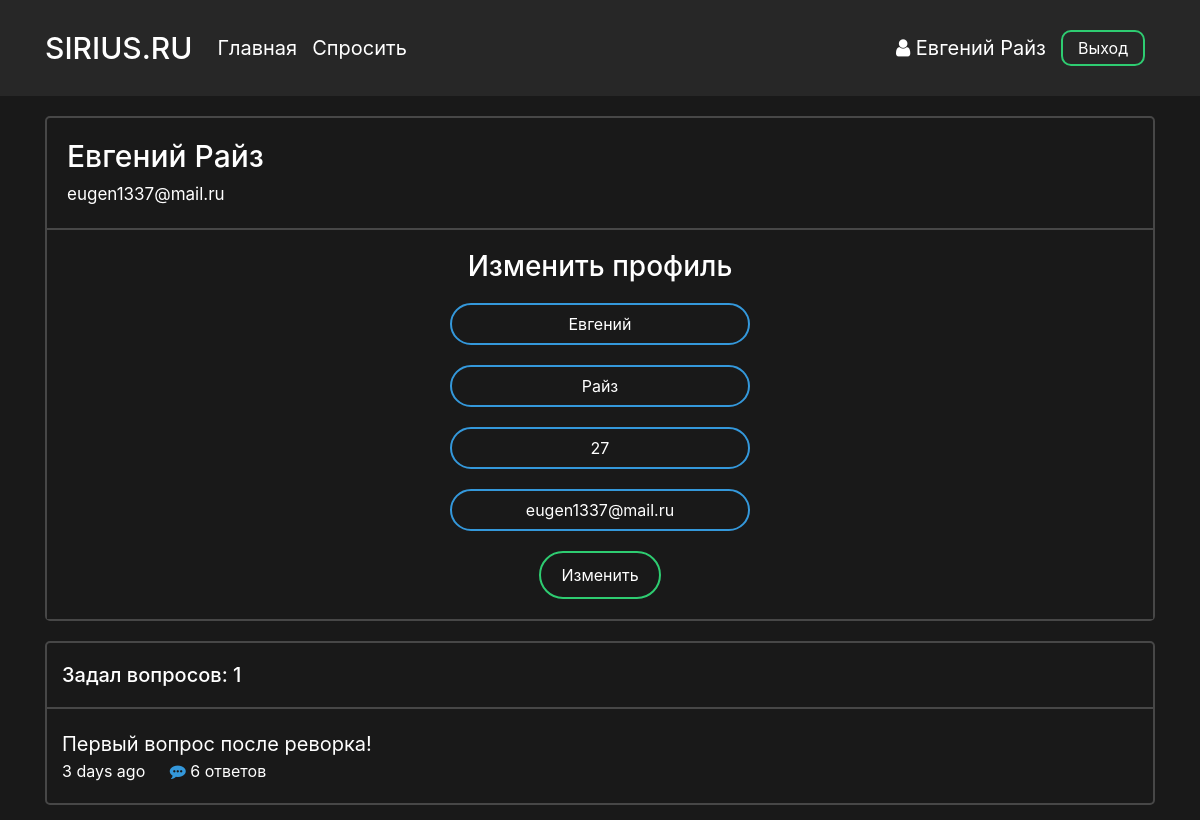
/profile/4 (signed in), run on an earlier commit of the app's database.
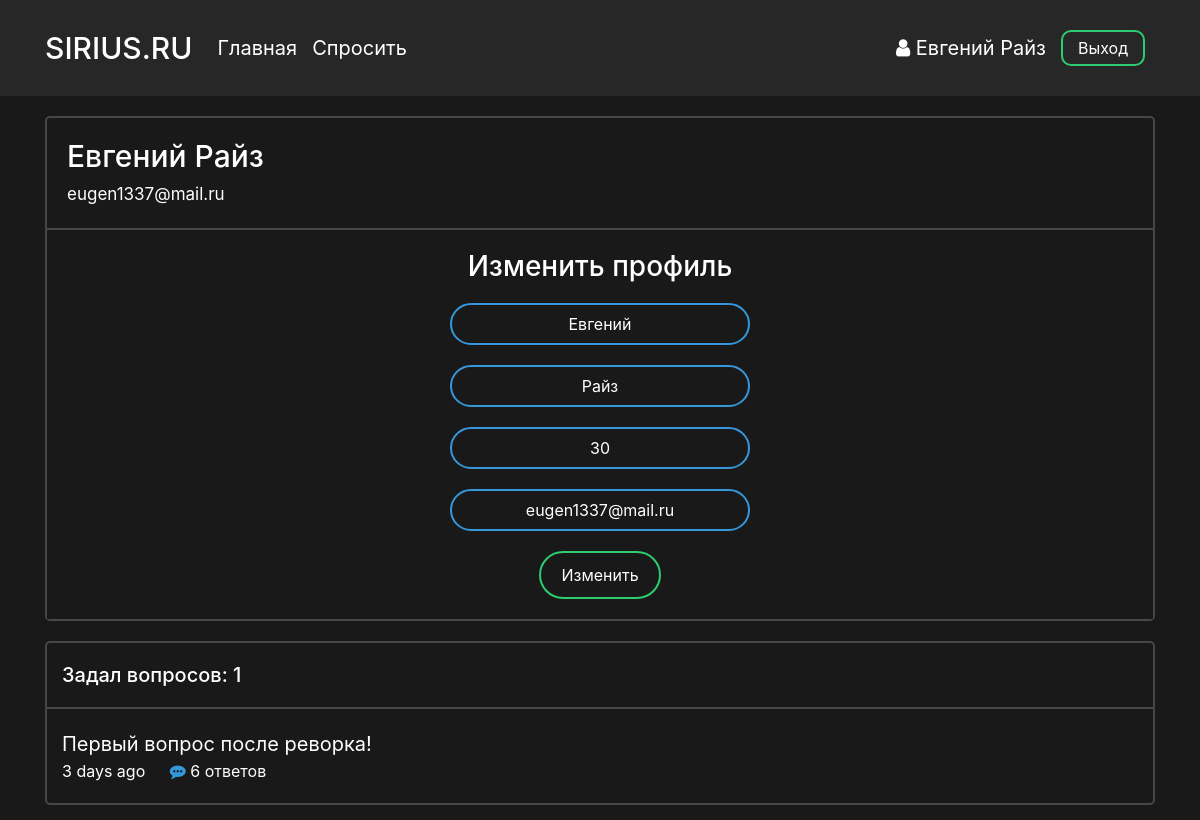
And on a later commit of the database.
### data/users.py (models this page shows, shortened)
class User(SqlAlchemyBase, UserMixin):
    __tablename__ = 'users'
    id = sqlalchemy.Column(sqlalchemy.Integer,
                           primary_key=True, autoincrement=True)
    surname = sqlalchemy.Column(sqlalchemy.String, nullable=True)
    name = sqlalchemy.Column(sqlalchemy.String, nullable=True)
    age = sqlalchemy.Column(sqlalchemy.Integer, nullable=True)
    country = sqlalchemy.Column(sqlalchemy.String, nullable=True)
    city = sqlalchemy.Column(sqlalchemy.String, nullable=True)
    email = sqlalchemy.Column(sqlalchemy.String,
                              index=True, unique=True, nullable=True)
    hashed_password = sqlalchemy.Column(sqlalchemy.String, nullable=True)
    registration_date = sqlalchemy.Column(sqlalchemy.DateTime,
                                      default=datetime.datetime.utcnow)
    def get_questions(self):
        from .db_session import create_session
        from .questions import Question
        db_sess = create_session()
        questions = db_sess.query(Question).filter(Question.user_id == self.id).all()
        return questions

### main.py (the view, shortened to what this page needs)
@app.route('/profile/<int:profile_id>', methods=['GET', 'POST'])
def profile_page(profile_id):
    form = UpdateProfileForm()
    db_sess = db_session.create_session()
    return render_template(
        'profile.html',
        user=load_user(profile_id),
        form=form
    )

### forms/user.py
class UpdateProfileForm(FlaskForm):
    name = StringField('Имя', validators=[DataRequired()])
    surname = StringField('Фамилия', validators=[DataRequired()])
    age = IntegerField('Возраст', validators=[DataRequired()])
    email = EmailField('Почта', validators=[DataRequired()])
    submit = SubmitField('Изменить')

### data/db_session.py (called while the page is built)
def create_session() -> Session:
    global __factory
    return __factory()

### data/questions.py (called while the page is built)
    def get_answers(self):
        from data import db_session
        db_sess = db_session.create_session()
        answers= db_sess.query(Answer).filter(Answer.question_id == self.id).all()
        return answers

### main.py (called while the page is built)
@manager.user_loader
def load_user(user_id):
    db_sess = db_session.create_session()
    user = db_sess.query(User).filter(User.id == user_id).first()
    return user

### templates/profile.html (shortened to what this page needs)
<head>
    <link rel="stylesheet" type="text/css" href="{{ url_for('static', filename='css/profile.css')}}">
</head>
{% extends "base.html" %}
{% block content %}
<div class="profile-block">
        <div class="profile-info">
            <h3 class="name">{{ user.name }} {{ user.surname}}</h3>
            <p class="email">{{ user.email }}</p>
        </div>
        {% if current_user %}
            {% if current_user.id == user.id %}
                <div class="info-update">
                    <form class="box" action="" method="post">
                        <h3 class="form-title">Изменить профиль</h3>
                        {{ form.name(type="text", autocomplete="none", value=current_user.name, placeholder=form.name.label.text) }}
                        {{ form.surname(type="text", autocomplete="none", value=current_user.surname, placeholder=form.surname.label.text) }}
                        {{ form.age(type="text", autocomplete="none", value=current_user.age, placeholder=form.age.label.text) }}
                        {{ form.email(type="text", autocomplete="none", value=current_user.email, placeholder=form.email.label.text) }}
                        {{ form.submit(type="submit") }}
                    </form>
                </div>
            {% endif %}
        {% endif %}
    </div>
<div class="user-questions">
    {% set questions = user.get_questions() %}
    <div class="question-count-wrapper">
        <div class="question-count">
            <h5 class="counter">Задал вопросов: {{ questions|length }}</h5>
        </div>
    </div>
    <div class="questions">
        {% for item in questions %}
            <div class="question-block-wrapper">
                <div class="question-block">
                    <p class="question-title"><a href="{{ url_for('question_page', question_id = item.id) }}">{{ item.title }}</a></p>
                    <p class="created_time">{{ moment(item.created_date).fromNow(refresh=True) }}</p>
                    <p class="answers">
                        {% set answer_count = item.get_answers()|length %}
                        {% if answer_count == 0 %}
                        <a href="{{ url_for('question_page', question_id = item.id) }}">
                            <i class="fa fa-commenting answer-icon" aria-hidden="true"></i>
                            Ответить
                        </a>
                        {% else %}
                        <a href="{{ url_for('question_page', question_id = item.id) }}">
                            <i class="fa fa-commenting answer-icon" aria-hidden="true"></i>
                            {{ item.get_answers()|length }} ответов
                        </a>
                        {% endif %}
                    </p>
                </div>
            </div>
        {% endfor %}
    </div>
</div>
{% endblock %}

### templates/base.html (shortened to what this page needs)
<!doctype html>
<html lang="ru">
<head>
    <link rel="stylesheet"
          href="https://stackpath.bootstrapcdn.com/bootstrap/4.4.1/css/bootstrap.min.css"
>
    <link rel="stylesheet" href="https://maxcdn.bootstrapcdn.com/font-awesome/4.5.0/css/font-awesome.min.css">
    <link rel="stylesheet" type="text/css" href="{{ url_for('static', filename='css/base.css')}}">
</head>
<body>
    <header>
        <div class="container">
            <nav class="navbar header">
                <div class="nav_left">
                    <a class="navbar-brand nav_logo" href="{{ url_for('main_page') }}">SIRIUS.RU</a>
                    <a class="navbar-brand nav_item" href="{{ url_for('main_page') }}">Главная</a>
                    <a class="navbar-brand nav_item" href="{{ url_for('ask_question_page') }}">Спросить</a>
                </div>
                <div class="nav_right">
                    {% if current_user %}
                        {% if current_user.is_authenticated %}
                            <a class="profile nav_item" href="{{ url_for('profile_page', profile_id = current_user.id) }}">
                                <i class="fa fa-user" aria-hidden="true"></i> {{ current_user.name }} {{current_user.surname }}
                            </a>
                            <a class="nav_item nav_btn" href="{{ url_for('logout') }}">Выход</a>
                        {% else %}
                            <a class="nav_item nav_btn" href="{{ url_for('login') }}">Войти</a>
                            <a class="nav_item nav_btn" href="{{ url_for('reqister') }}">Зарегистрироваться</a>
                        {% endif %}
                    {% endif %}
                </div>
            </nav>
        </div>
    </header>
    <main role="main" class="container">
        {% block content %}{% endblock %}
    </main>
</body>
</html>

What changed in the data, as far as the page shows it:
changed User "Евгений": age "27" → "30"
